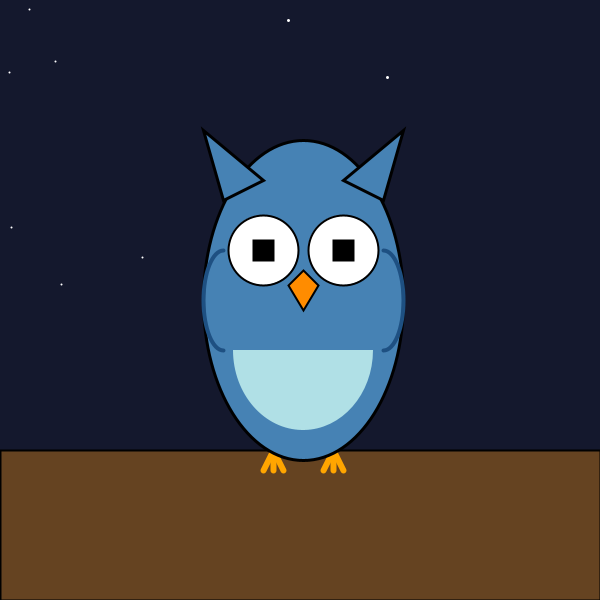
Frame 1 (no input)
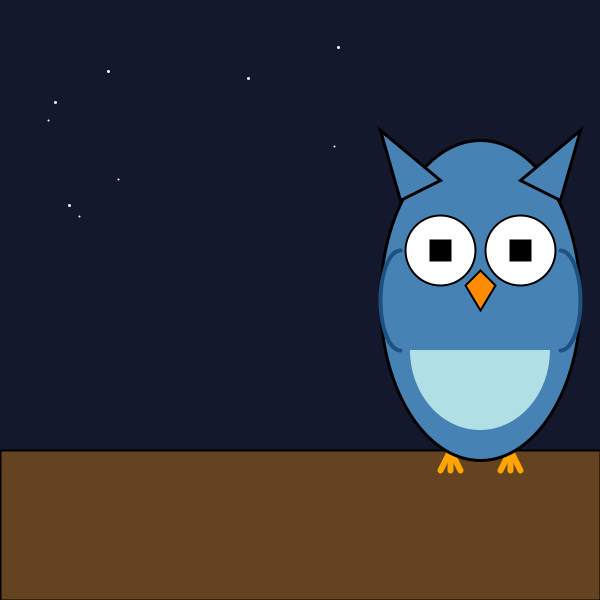
Frame 60 (the mouse pressed at the canvas centre just before this capture)
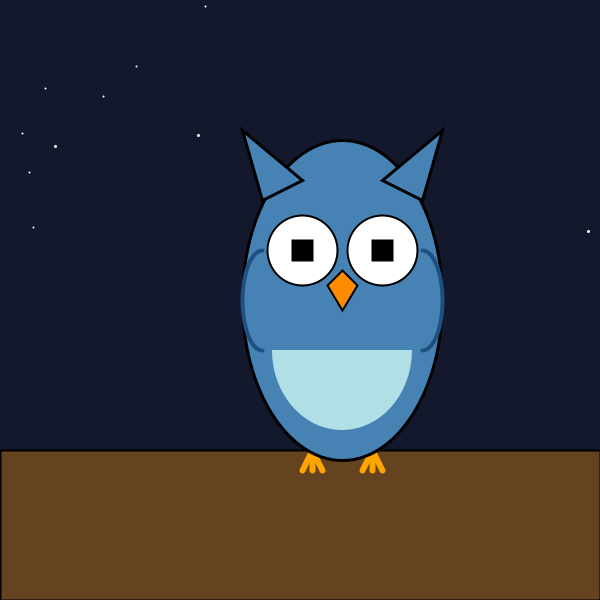
Frame 120 (the mouse held since frame 60 and released just before this capture)

The Processing sketch that drew these frames (run headless with seeded random() and noise(); from frame 60 on, the mouse is pressed at the canvas centre):

// Processing sketch: lab2
// ── lab2.pde
Creature myOwl;

// configurare initiala si creare obiect
void setup() {
  size(600, 600);
  smooth();
  // initializeaza obiectul la coordonatele specificate
  myOwl = new Creature(300, 300);
}

// bucla principala de desenare
void draw() {
  // curata ecranul si deseneaza cerul
  noStroke();
  fill(20, 24, 45);
  rect(0, 0, width, height);

  // genereaza stele aleatorii la fiecare cadru
  stroke(255);
  int stars = 0;
  while (stars < 10) {
    float rX = random(width);
    float rY = random(height/2);

    if (random(1) > 0.5) {
      strokeWeight(3);
    } else {
      strokeWeight(2);
    }

    point(rX, rY);
    stars++;
  }

  // deseneaza pamantul la baza
  fill(101, 67, 33);
  stroke(0);
  strokeWeight(2);
  rect(0, 450, 600, 150);

  // actualizeaza si deseneaza obiectul
  myOwl.move();
  myOwl.display();
}

// ── creature_class.pde
class Creature {

  // variabile pentru pozitie si viteza
  float x;
  float y;
  float speedX;

  // constructor pentru initializare pozitie si viteza
  Creature(float startX, float startY) {
    x = startX;
    y = startY;
    speedX = 3;
  }

  // functie pentru actualizare miscare
  void move() {
    // schimba pozitia pe axa x
    x = x + speedX;

    // verifica coliziunea cu marginile si intoarce directia
    if (x > width - 100 || x < 100) {
      speedX = speedX * -1;
    }
  }

  // functie pentru desenarea elementelor grafice
  void display() {
    // izoleaza transformarile de coordonate
    pushMatrix();
    // muta punctul de origine la pozitia creaturii
    translate(x, y);

    // deseneaza ghearele
    stroke(255, 165, 0);
    strokeWeight(6);

    for (int i = -10; i <= 10; i += 10) {
      line(-30, 150, -30 + i, 170);
      line(30, 150, 30 + i, 170);
    }

    // deseneaza corpul si aripile
    stroke(0);
    strokeWeight(3);
    fill(70, 130, 180);
    ellipse(0, 0, 200, 320);

    fill(176, 224, 230);
    noStroke();
    arc(0, 50, 140, 160, 0, PI, CHORD);

    noFill();
    stroke(30, 80, 130);
    strokeWeight(4);
    arc(-80, 0, 40, 100, HALF_PI, PI+HALF_PI, OPEN);
    arc(80, 0, 40, 100, -HALF_PI, HALF_PI, OPEN);

    // deseneaza capul ochii si ciocul
    fill(70, 130, 180);
    stroke(0);
    strokeWeight(3);
    triangle(-80, -100, -100, -170, -40, -120);
    triangle(80, -100, 100, -170, 40, -120);

    fill(255);
    strokeWeight(2);
    circle(-40, -50, 70);
    circle(40, -50, 70);

    fill(0);
    square(-50, -60, 20);
    square(30, -60, 20);

    fill(255, 140, 0);
    strokeWeight(2);
    quad(0, -30,
         15, -15,
         0, 10,
         -15, -15);

    // restaureaza sistemul de coordonate original
    popMatrix();
  }
}
